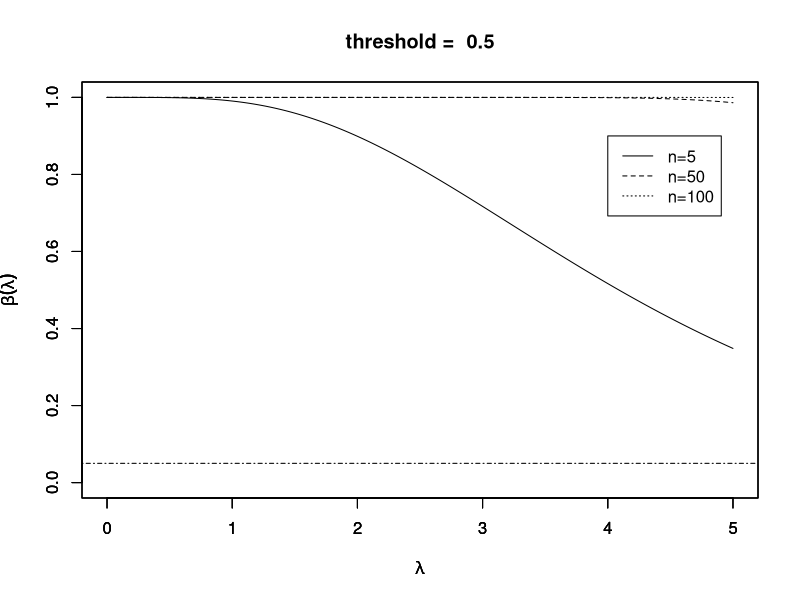
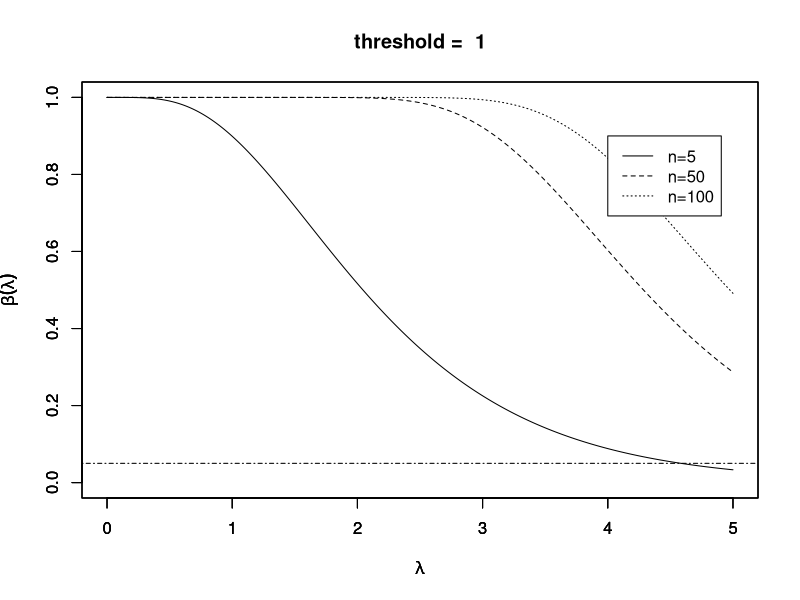
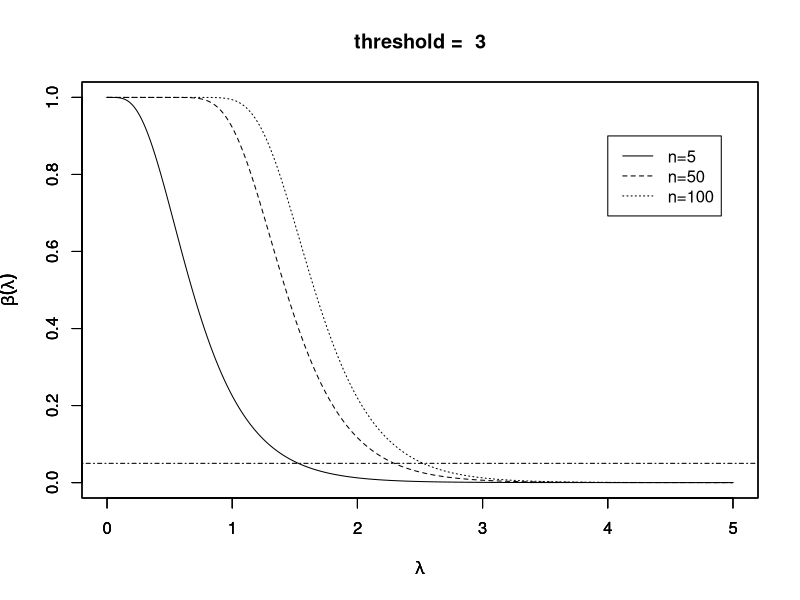
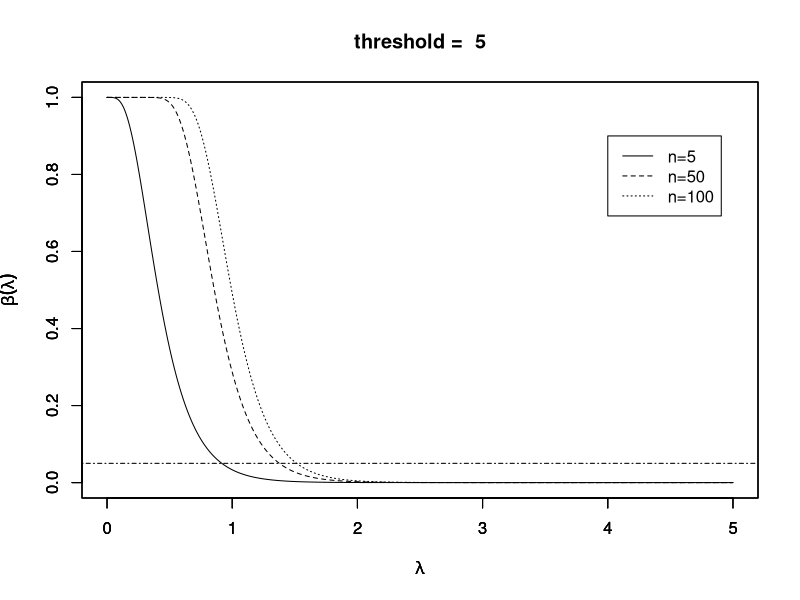

Recreate these plots in R, in order.
 lambda = seq(0,5,0.001)
 n = c(5,50,100)
 t1 = 0.5
 t2 = 1
 t3 = 3
 t4 = 5

 for (t1 in c(0.5,1,3,5)){
 x1 = 1 - (1 - exp(-lambda*t1))^n[1]
 x2 = 1 - (1 - exp(-lambda*t1))^n[2]
 x3 = 1 - (1 - exp(-lambda*t1))^n[3]
 png(filename=paste("/Users/cryan/Desktop/1002/as7/Q",toString(t1/0.5),".png",sep = ""),width = 600,height= 600)
 plot(lambda,x1,type = 'l',ylim = c(0,1),lty = 1,xlab = expression(lambda),ylab = expression(beta(lambda)))
 par(new = T)
 plot(lambda,x2,type = 'l',ylim = c(0,1),lty = 2,xlab = expression(lambda),ylab = expression(beta(lambda)))
 par(new = T)
 plot(lambda,x3,type = 'l',ylim = c(0,1),lty = 3,xlab = expression(lambda),ylab = expression(beta(lambda)),main = 	 paste("threshold = ", toString(t1)))
 abline(c(0.05,0),lty = 4)
 legend(4,0.9,c('n=5',"n=50","n=100"),lty = c(1,2,3))
 dev.off()
}